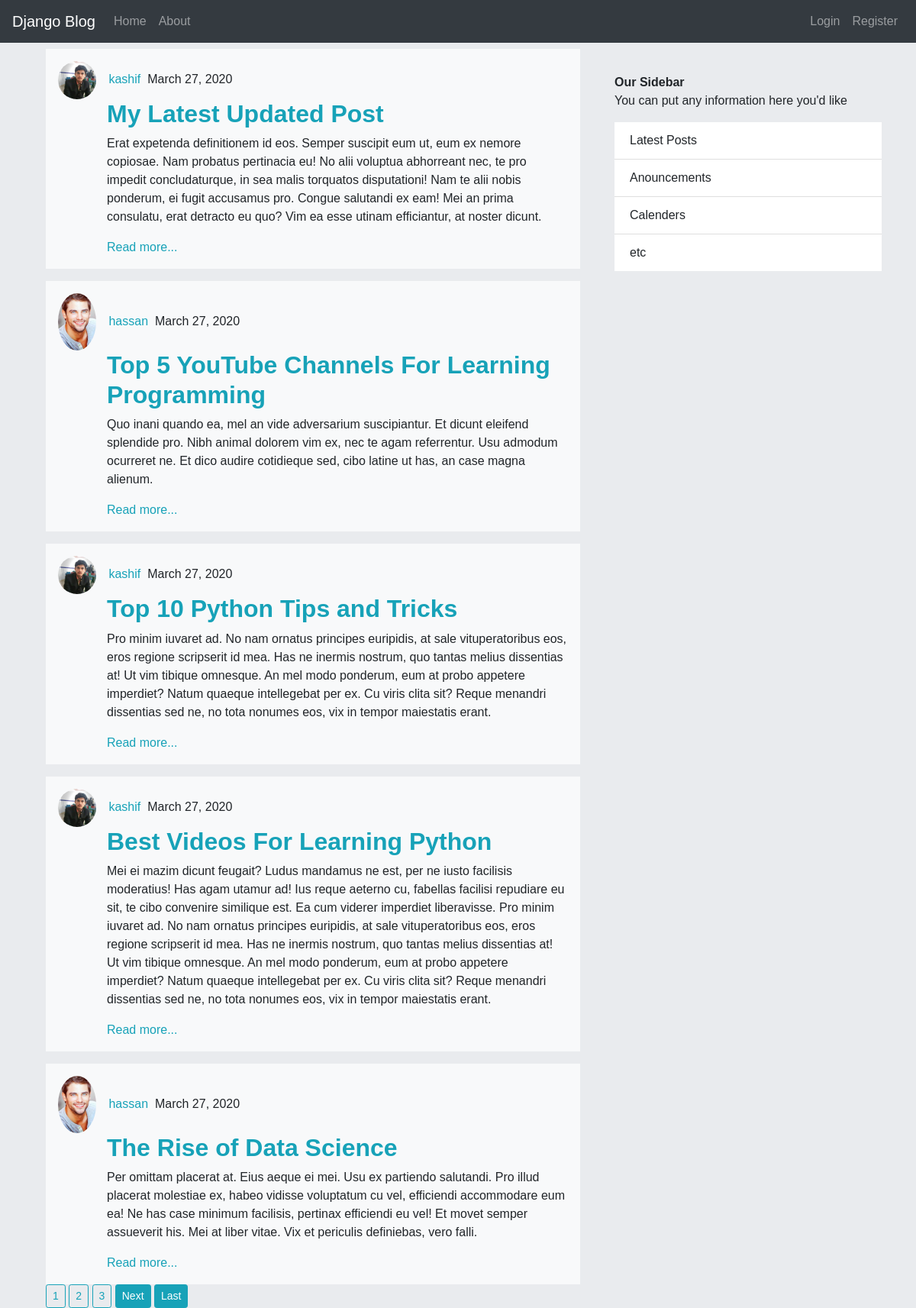
The app's page /, older data.
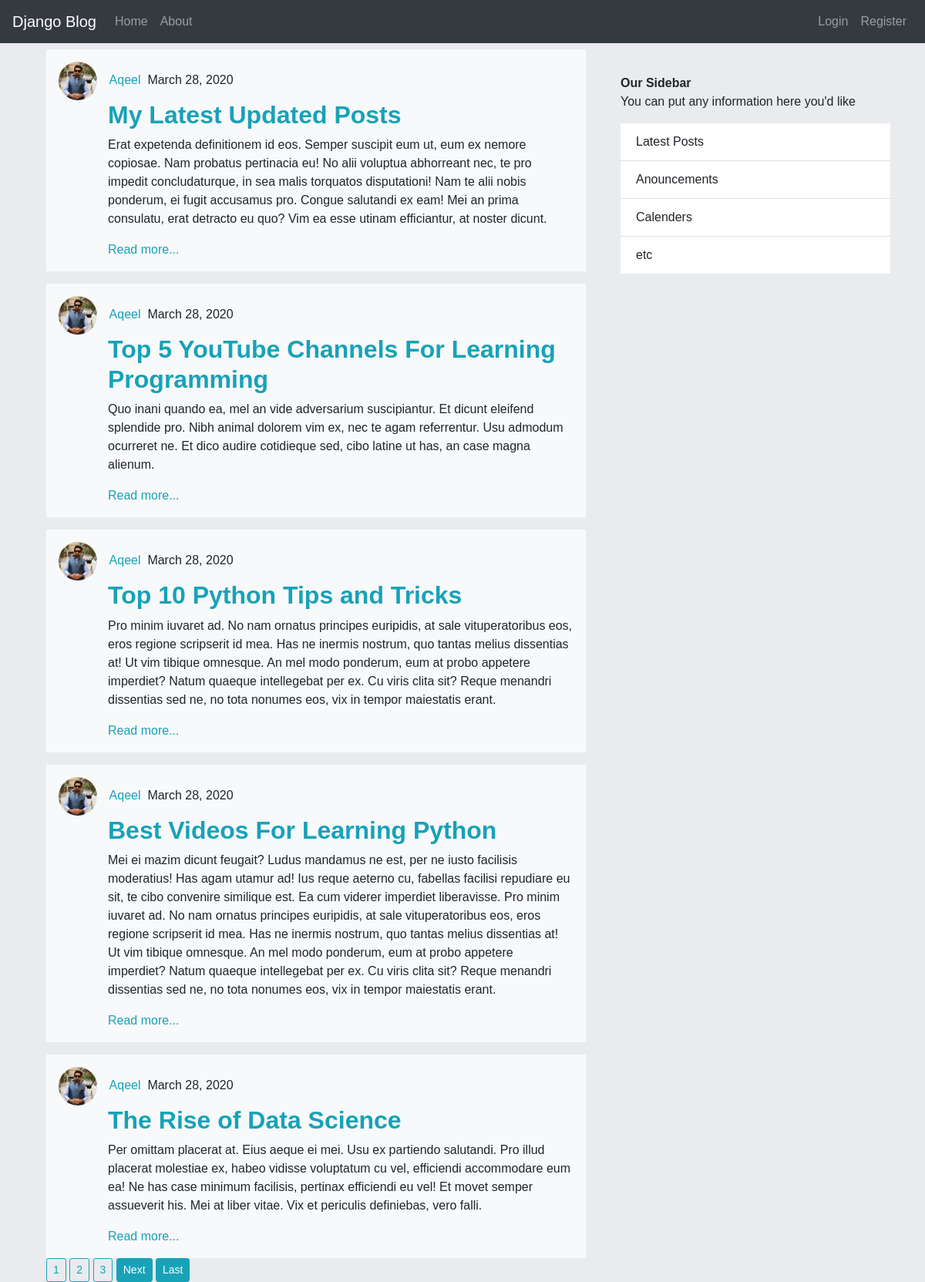
The same page, newer data.
### blog/models.py (models this page shows, shortened)
class Post(models.Model):
    title = models.CharField(max_length=200)
    content = models.TextField()
    date_posted = models.DateTimeField(default=timezone.now)
    author      = models.ForeignKey(User,on_delete=models.CASCADE)

### users/models.py (models this page shows, shortened)
class Profile(models.Model):
    user  = models.OneToOneField(User,on_delete=models.CASCADE)
    image = models.ImageField(default='azadari.png', upload_to='profile_pics')

### blog/views.py (the view)
# urls.py: path('',PostListView.as_view(), name="blog-home"),
class PostListView(ListView):
    model = Post
    template_name = 'blog/home.html' #app/model_viewtype.html like blog/post_list.html
    context_object_name = 'posts'
    ordering = ['-date_posted']
    paginate_by = 5

### blog/templates/blog/home.html (shortened to what this page needs)
{% extends 'blog/base.html' %}
{% block content %}
  {% for post in posts %}
    <div class="bg-light mt-3 p-3" >
      <div data-aos="fade-right" data-aos-duration="3000">
        <img src="{{post.author.profile.image.url }}" alt="" class="img-fluid rounded-circle" width="50" height="43">
        <a href="{% url 'post-user' post.author.username %}" class="text-info">{{ post.author }}</a>
      &nbsp;{{ post.date_posted|date:'F d, Y' }}
      </div>
      <div class="ml-5 pl-3" data-aos="fade-left" data-aos-duration="3000">
        <h2 class="font-weight-bold text-info  " >{{post.title}}</h2>
        <p>{{post.content}}</p>
        <a class="text-info" href="{% url 'post-detail' post.id %}">Read more...</a>
      </div>
    </div>
  {% endfor %}
  {% if is_paginated %}
    {% for num in page_obj.paginator.page_range %}
      {% if page_obj.number == num %}
        <a href="?page={{num}}" class="btn btn-outline-info btn-sm ">{{num}}</a>
      {% elif num > page_obj.number|add:'-3' and num < page_obj.number|add:'3' %}
        <a href="?page={{num}}" class="btn btn-outline-info btn-sm ">{{num}}</a>
      {% endif %}
    {% endfor %}
    {% if page_obj.has_next %}
      <a href="?page={{page_obj.next_page_number}}" class="btn btn-outline-info btn-sm active">Next</a>
      <a href="?page={{page_obj.paginator.num_pages}}" class="btn btn-outline-info btn-sm active">Last</a>
    {% endif %}
  {% endif %}
{% endblock content %}

Row changes from the older to the newer data that the page shows:
no longer on this page (row unchanged): Post: author.profile.image (picture), author "kashif", date_posted "March 27, 2020", title "My Latest Updated Post", content "Erat expetenda definitionem id eos. Semper suscipit eum ut, eum ex nemore copiosae. Nam probatus pertinacia eu! No alii voluptua abhorreant nec, te pro impedit concludaturque, in sea malis torquatos disputationi! Nam te alii nobis ponderum, ei fugit accusamus pro. Congue salutandi ex eam! Mei an prima consulatu, erat detracto eu quo? Vim ea esse utinam efficiantur, at noster dicunt."
no longer on this page (row unchanged): Post: author.profile.image (picture), author "hassan", date_posted "March 27, 2020", title "Top 5 YouTube Channels For Learning Programming", content "Quo inani quando ea, mel an vide adversarium suscipiantur. Et dicunt eleifend splendide pro. Nibh animal dolorem vim ex, nec te agam referrentur. Usu admodum ocurreret ne. Et dico audire cotidieque sed, cibo latine ut has, an case magna alienum."
no longer on this page (row unchanged): Post: author.profile.image (picture), author "kashif", date_posted "March 27, 2020", title "Top 10 Python Tips and Tricks", content "Pro minim iuvaret ad. No nam ornatus principes euripidis, at sale vituperatoribus eos, eros regione scripserit id mea. Has ne inermis nostrum, quo tantas melius dissentias at! Ut vim tibique omnesque. An mel modo ponderum, eum at probo appetere imperdiet? Natum quaeque intellegebat per ex. Cu viris clita sit? Reque menandri dissentias sed ne, no tota nonumes eos, vix in tempor maiestatis erant."
no longer on this page (row unchanged): Post: author.profile.image (picture), author "kashif", date_posted "March 27, 2020", title "Best Videos For Learning Python", content "Mei ei mazim dicunt feugait? Ludus mandamus ne est, per ne iusto facilisis moderatius! Has agam utamur ad! Ius reque aeterno cu, fabellas facilisi repudiare eu sit, te cibo convenire similique est. Ea cum viderer imperdiet liberavisse. Pro minim iuvaret ad. No nam ornatus principes euripidis, at sale vituperatoribus eos, eros regione scripserit id mea. Has ne inermis nostrum, quo tantas melius dissentias at! Ut vim tibique omnesque. An mel modo ponderum, eum at probo appetere imperdiet? Natum quaeque intellegebat per ex. Cu viris clita sit? Reque menandri dissentias sed ne, no tota nonumes eos, vix in tempor maiestatis erant."
no longer on this page (row unchanged): Post: author.profile.image (picture), author "hassan", date_posted "March 27, 2020", title "The Rise of Data Science", content "Per omittam placerat at. Eius aeque ei mei. Usu ex partiendo salutandi. Pro illud placerat molestiae ex, habeo vidisse voluptatum cu vel, efficiendi accommodare eum ea! Ne has case minimum facilisis, pertinax efficiendi eu vel! Et movet semper assueverit his. Mei at liber vitae. Vix et periculis definiebas, vero falli."
added Post: author.profile.image (picture), author "Aqeel", date_posted "March 28, 2020", title "My Latest Updated Posts", content "Erat expetenda definitionem id eos. Semper suscipit eum ut, eum ex nemore copiosae. Nam probatus pertinacia eu! No alii voluptua abhorreant nec, te pro impedit concludaturque, in sea malis torquatos disputationi! Nam te alii nobis ponderum, ei fugit accusamus pro. Congue salutandi ex eam! Mei an prima consulatu, erat detracto eu quo? Vim ea esse utinam efficiantur, at noster dicunt."
added Post: author.profile.image (picture), author "Aqeel", date_posted "March 28, 2020", title "Top 5 YouTube Channels For Learning Programming", content "Quo inani quando ea, mel an vide adversarium suscipiantur. Et dicunt eleifend splendide pro. Nibh animal dolorem vim ex, nec te agam referrentur. Usu admodum ocurreret ne. Et dico audire cotidieque sed, cibo latine ut has, an case magna alienum."
added Post: author.profile.image (picture), author "Aqeel", date_posted "March 28, 2020", title "Top 10 Python Tips and Tricks", content "Pro minim iuvaret ad. No nam ornatus principes euripidis, at sale vituperatoribus eos, eros regione scripserit id mea. Has ne inermis nostrum, quo tantas melius dissentias at! Ut vim tibique omnesque. An mel modo ponderum, eum at probo appetere imperdiet? Natum quaeque intellegebat per ex. Cu viris clita sit? Reque menandri dissentias sed ne, no tota nonumes eos, vix in tempor maiestatis erant."
added Post: author.profile.image (picture), author "Aqeel", date_posted "March 28, 2020", title "Best Videos For Learning Python", content "Mei ei mazim dicunt feugait? Ludus mandamus ne est, per ne iusto facilisis moderatius! Has agam utamur ad! Ius reque aeterno cu, fabellas facilisi repudiare eu sit, te cibo convenire similique est. Ea cum viderer imperdiet liberavisse. Pro minim iuvaret ad. No nam ornatus principes euripidis, at sale vituperatoribus eos, eros regione scripserit id mea. Has ne inermis nostrum, quo tantas melius dissentias at! Ut vim tibique omnesque. An mel modo ponderum, eum at probo appetere imperdiet? Natum quaeque intellegebat per ex. Cu viris clita sit? Reque menandri dissentias sed ne, no tota nonumes eos, vix in tempor maiestatis erant."
added Post: author.profile.image (picture), author "Aqeel", date_posted "March 28, 2020", title "The Rise of Data Science", content "Per omittam placerat at. Eius aeque ei mei. Usu ex partiendo salutandi. Pro illud placerat molestiae ex, habeo vidisse voluptatum cu vel, efficiendi accommodare eum ea! Ne has case minimum facilisis, pertinax efficiendi eu vel! Et movet semper assueverit his. Mei at liber vitae. Vix et periculis definiebas, vero falli."
